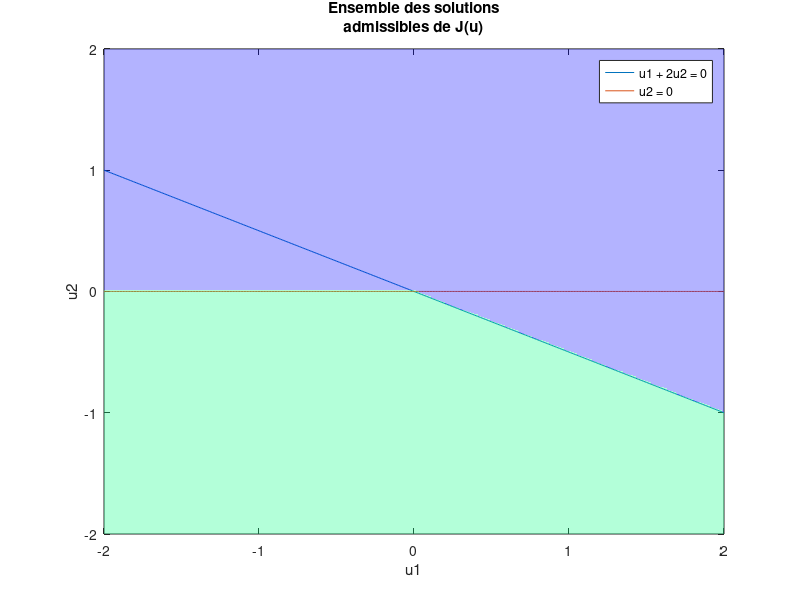

MATLAB code to generate this figure: (Note: this script raises an error after producing the figure.)
%Exercice 1:

%% Question 1

%Representation graphique de l'ensemble des solutions admissibles:

%Affichage des droites delimitant le domaine
f1 = @(x) - 1/2*x; f2 = @(x) x*0;
x1 = -2:0.01:2; y1 = f1(x1);
x2 = -2:0.01:2; y2 = f2(x2); 
plot(x1,y1,x2,y2);
hold on;

%Coloration de l'ensemble admissible
ind = @(u1,u2) 1*((u1 + 2*u2 <= 0) & (u2 <= 0));
x_value = -2:.01:2; y_value = -2:.01:2;
[X,Y] = meshgrid(x_value,y_value);
z = ind(X,Y);
objet = pcolor(x_value,y_value,z);
set(objet,'EdgeColor','none');
set(objet,'facealpha',0.3);
colormap(winter);
hold off

title({'Ensemble des solutions','admissibles de J(u)'});
xlabel('u1');
ylabel('u2');
legend('u1 + 2u2 = 0','u2 = 0');

%% Question 2

%Test des decomposition par les prix, par les quantites et par prediction sur les exemples jouets:

%Pour N = 2: 
%   Solution: u* = (1;-1) et J(u*) = -1
N1 = 2;
[A1,b1,C1] = CreateInstance(N1);
rho = 0.1;
eps = 10^(-6);
kmax = 4000;
[u1_prix,p1_prix,k1_prix,J1_prix] = DecompositionPrix(N1,A1,b1,C1,rho,eps,kmax);
[u1_alloc,omega1_alloc,k1_alloc,J1_alloc] = DecompositionQuantites(N1,A1,b1,C1,eps,kmax);
[u1_pred,omega1_pred,k1_pred,J1_pred] = DecompositionPrediction(N1,A1,b1,C1,eps,kmax);

%% Pour N = 3:
%   Solution: u* = (1;-1;0) et J(u*) = -1
N2 = 3;
[A2,b2,C2] = CreateInstance(N2);
rho = 0.1;
eps = 10^(-5);
kmax = 4000;
[u2_prix,p2_prix,k2_prix,J2_prix] = DecompositionPrix(N2,A2,b2,C2,rho,eps,kmax);
[u2_alloc,omega2_alloc,k2_alloc,J2_alloc] = DecompositionQuantites(N2,A2,b2,C2,eps,kmax);
[u2_pred,omega2_pred,k2_pred,J2_pred] = DecompositionPrediction(N2,A2,b2,C2,eps,kmax);

%% Pour N = 4:
%   Solution: u* = (1;-6/5;3/5;-1) et J(u*) = -19/10
N3 = 4;
[A3,b3,C3] = CreateInstance(N3);
rho = 0.1;
eps = 10^(-6);
kmax = 15000;
[u3_prix,p3_prix,k3_prix,J3_prix] = DecompositionPrix(N3,A3,b3,C3,rho,eps,kmax);
[u3_alloc,omega3_alloc,k3_alloc,J3_alloc] = DecompositionQuantites(N3,A3,b3,C3,eps,kmax);
[u3_pred,omega3_pred,k3_pred,J3_pred] = DecompositionPrediction(N3,A3,b3,C3,eps,kmax);

%% Pour N = 5:
%   Solution: u* = (1;-1.2;0.6;-1;0) et J(u*) = -1.9
N4 = 5;
[A4,b4,C4] = CreateInstance(N4);
rho = 0.1;
eps = 10^(-5);
kmax = 20000;
[u4_prix,p4_prix,k4_prix,J4_prix] = DecompositionPrix(N4,A4,b4,C4,rho,eps,kmax);
[u4_alloc,omega4_alloc,k4_alloc,J4_alloc] = DecompositionQuantites(N4,A4,b4,C4,eps,kmax);
[u4_pred,omega4_pred,k4_pred,J4_pred] = DecompositionPrediction(N4,A4,b4,C4,eps,kmax);

%% Question 3

Test_prix1 = Test_KKT(A1,b1,C1,0,p1_prix,0,0,0,u1_prix,0.01);
Test_prix2 = Test_KKT(A2,b2,C2,0,p2_prix,0,0,0,u2_prix,0.01);
Test_prix3 = Test_KKT(A3,b3,C3,0,p3_prix,0,0,0,u3_prix,0.01);
Test_prix4 = Test_KKT(A4,b4,C4,0,p4_prix,0,0,0,u4_prix,0.01);

